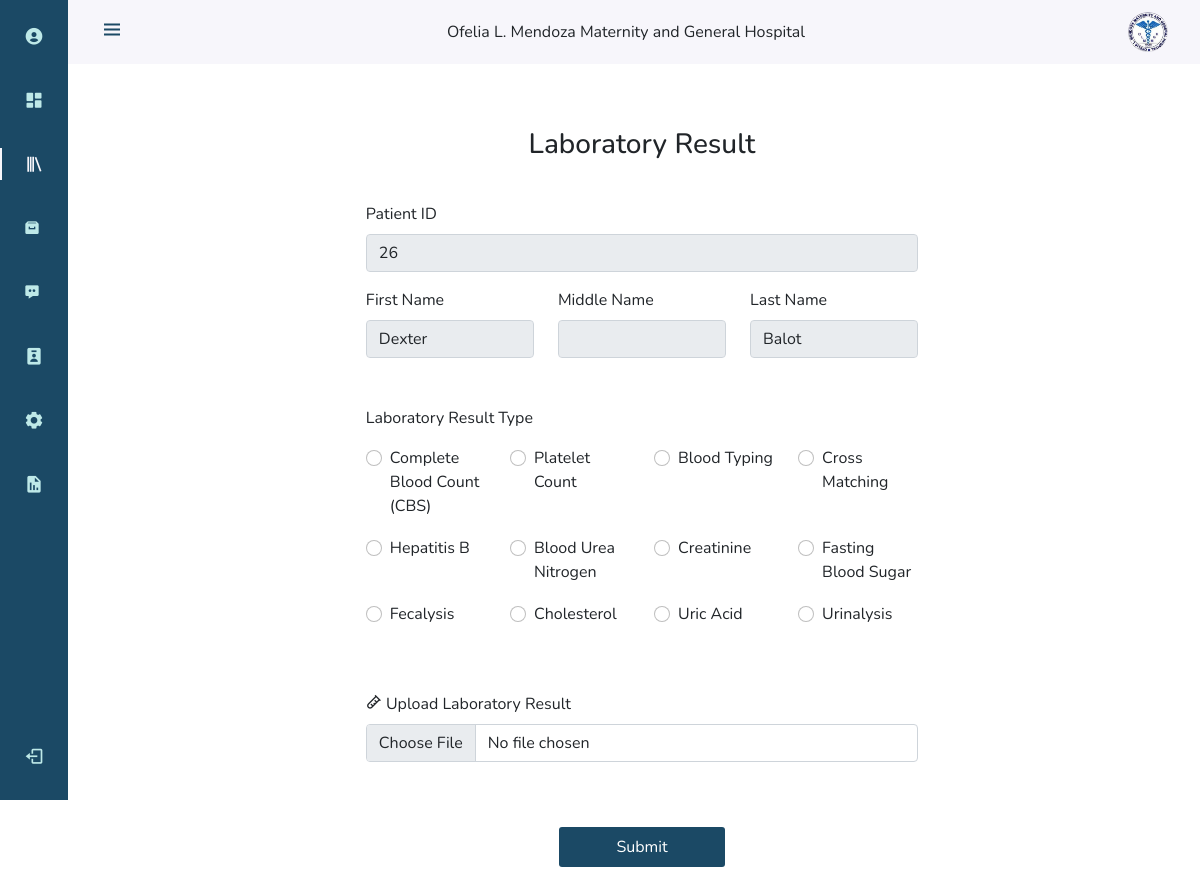
The page /php/patients_record_management/laboratory.php?id=26 (signed in) on the database its author committed.
### tables this page shows
CREATE TABLE `tbl_accounts` (
  `acc_id` int(40) NOT NULL,
  `auto_id` varchar(255) NOT NULL,
  `username` varchar(100) NOT NULL,
  `password` varchar(300) NOT NULL,
  `first_name` varchar(100) NOT NULL,
  `middle_name` varchar(100) DEFAULT NULL,
  `last_name` varchar(100) NOT NULL,
  `email` varchar(60) NOT NULL,
  `emp_id` varchar(100) NOT NULL,
  `position` varchar(40) NOT NULL,
  `date_created` date DEFAULT NULL,
  `time_created` time DEFAULT NULL
);

CREATE TABLE `tbl_patients` (
  `patient_id` int(30) NOT NULL,
  `username` varchar(60) NOT NULL,
  `password` varchar(60) NOT NULL,
  `first_name` varchar(50) NOT NULL,
  `middle_name` varchar(50) DEFAULT NULL,
  `last_name` varchar(50) NOT NULL,
  `contact_no` varchar(20) NOT NULL,
  `email` varchar(60) DEFAULT NULL,
  `sex` varchar(10) NOT NULL,
  `religion` varchar(30) DEFAULT NULL,
  `address` varchar(150) NOT NULL,
  `birthdate` varchar(30) NOT NULL,
  `occupation` varchar(30) DEFAULT NULL,
  `status` varchar(255) NOT NULL,
  `record_status` varchar(255) NOT NULL,
  `date_added` date DEFAULT NULL,
  `time_added` time DEFAULT NULL
);

### php/patients_record_management/laboratory.php (the view, shortened to what the rows shown need)
<!DOCTYPE html>
<html lang="en">
<head>
    <link href="https://cdn.jsdelivr.net/npm/bootstrap@5.0.2/dist/css/bootstrap.min.css" rel="stylesheet">
    <link href='https://unpkg.com/boxicons@2.0.9/css/boxicons.min.css' rel='stylesheet'>
    <link href='../../css/patients_records.css' rel='stylesheet'>
    <link rel="stylesheet" href="../../css/nav.css">
</head>
<body id="body-pd">
<?php include_once '../admin_nav.php';?>
<div class="container-lg">
    <?php
    include_once '../dbconn.php';
    if(isset($_GET['id'])){
        $id = $_GET['id'];
        $stmt = $connection->prepare("SELECT * FROM tbl_patients where patient_id = ?");
        $stmt->bind_param("i", $id);
        $stmt->execute();
        $result = $stmt->get_result();
        $row = $result->fetch_assoc();
    }
    ?>
    <div class="row justify-content-center p-5">
        <div class="col-7">
                                <div class="row my-3">
                                    <div class="col">
                                        <form method="POST" id='lab_form'  enctype="multipart/form-data">
                                            <div class="row input_group active_group" id="physician_group">
                                                <div class="col">
                                                    <div class="row my-3">
                                                        <div class="col">
                                                            <label for="patient_id" class="form-label">Patient ID</label>
                                                            <input type="text" class="form-control" id="patient_id" name="patient_id" value="<?php echo $row['patient_id']; ?>"  required autocomplete="off" readonly>
                                                        </div>
                                                    </div>
                                                    <div class="row my-3">
                                                        <div class="col">
                                                            <label for="first_name" class="form-label">First Name</label>
                                                            <input type="text" class="form-control" id="first_name" name="first_name"  value="<?php echo $row['first_name']; ?>" required autocomplete="off" readonly>
                                                        </div>
                                                        <div class="col">
                                                            <label for="last_name" class="form-label">Last Name</label>
                                                            <input type="text" class="form-control" id="last_name" name="last_name" value="<?php echo $row['last_name']; ?>" required autocomplete="off" readonly>
                                                        </div>
                                                    </div>
                                                </div>
                                            </div>
                                        </form>
                                    </div>
                                </div>
        </div>
    </div>
</div>
</body>
</html>

### php/admin_nav.php (shortened to what the rows shown need)
<?php
include_once '../dbconn.php';
$ID = $_SESSION['ID'];
 $sql = "SELECT * FROM tbl_accounts where acc_id = '$ID'";
 $result = $conn -> query($sql);
 if($result->num_rows>0)
 {
    while($row = $result -> fetch_assoc())
    {
         $active_account_name = $row['first_name'];
         echo '
        <header class="header" id="header">
            <div class="header_toggle"> <i class="bx bx-menu" id="header-toggle"></i> </div>
            <div>  Ofelia L. Mendoza Maternity and General Hospital </div>
            <div class="header_img"> <img src="../../images/ofelia_logo.png" alt=""> </div>
        </header>
        <div class="l-navbar" id="nav-bar">
            <nav class="nav nav_class">
                <div>
                    <div class="nav_list">
                        <a href="../profile/view_profile.php" class="nav_link" title="Profile" id="profile_link"> <i class="bx bxs-user-circle nav_icon"></i> <span class="nav_name">'.$active_account_name.'</span> </a>
                        <a href="../dashboard/dashboard.php" class="nav_link" title="Dashboard" id="dashboard_link"> <i class="bx bxs-dashboard nav_icon"></i> <span class="nav_name">Dashboard</span> </a>
                        <a href="../patients_record_management/patients_records.php" title="Patients Records" class="nav_link" id="record_management_link"> <i class="bx bx-library nav_icon"></i> <span class="nav_name">Patients Records</span> </a>
                        <a href="../patients_record_archive/patients_archive.php" title="Patient Archived Records" class="nav_link" id="archive_link"> <i class="bx bxs-archive"></i> <span class="nav_name">Patients Record Archive</span> </a>
                        <a href="../patients_follow_ups/patients_follow_ups.php" title="Patients Follow Ups" class="nav_link" id="followup_link"><i class="bx bxs-message-dots"></i> <span class="nav_name"> Patients Follow Ups <sup></sup></span></a>
                        <a href="../patients/patients.php" class="nav_link" title="Patients" id ="patients_link"> <i class="bx bxs-user-badge nav_icon"></i> <span class="nav_name">Patients</span> </a>
                        ';
                        if(isset($_SESSION["position"]) && $_SESSION["position"]=="Administrator"){
                        echo'
                        <a href="../account_management/account_management.php" title="Accounts Management" class="nav_link" id="account_management_link"> <i class="bx bxs-cog nav_icon"></i> <span class="nav_name">Accounts Management</span> </a>
                        <a href="../report_generation/report_generation.php" title="Reports" class="nav_link" id="report_generation_link"> <i class="bx bxs-report nav_icon"></i> <span class="nav_name">Generate Reports</span> </a>
                        ';}
                        echo'
                    </div>
                </div>
                <a onclick="logout()" title="Sign Out" id="logout" class="nav_link"> <i class="bx bx-log-out nav_icon"></i> <span class="nav_name">Log out</span> </a>
            </nav>
        </div> ';
    }
 }
?>

### rows shown on the page
tbl_patients: patient_id "26", first_name "Dexter", last_name "Balot"
